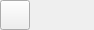
<?xml version="1.0" encoding="UTF-8"?>
<ui version="4.0">
 <class>Form</class>
 <widget class="QWidget" name="Form">
  <property name="geometry">
   <rect>
    <x>0</x>
    <y>0</y>
    <width>94</width>
    <height>30</height>
   </rect>
  </property>
  <property name="windowTitle">
   <string>Form</string>
  </property>
  <layout class="QVBoxLayout" name="verticalLayout">
   <property name="margin">
    <number>0</number>
   </property>
   <item>
    <widget class="QToolButton" name="toolButton">
     <property name="minimumSize">
      <size>
       <width>30</width>
       <height>30</height>
      </size>
     </property>
     <property name="maximumSize">
      <size>
       <width>30</width>
       <height>30</height>
      </size>
     </property>
     <property name="toolTip">
      <string/>
     </property>
     <property name="text">
      <string/>
     </property>
     <property name="iconSize">
      <size>
       <width>23</width>
       <height>23</height>
      </size>
     </property>
     <property name="autoRaise">
      <bool>false</bool>
     </property>
     <property name="arrowType">
      <enum>Qt::NoArrow</enum>
     </property>
    </widget>
   </item>
  </layout>
 </widget>
 <resources/>
 <connections/>
</ui>
